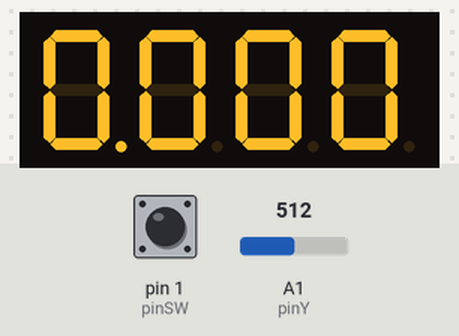
A sketch run on a simulated Arduino Uno, built with avr-gcc and run on an emulated ATmega328P. On the bench: 4-digit seven-segment display. Wiring (inferred from the names in the program): 4-digit 7-segment display, segments lit when HIGH: segments pin 12, pin 8, pin 5, pin 3, pin 2, pin 11, pin 6, pin 4; digit selects pin 7, pin 9, pin 10, pin 13. The inputs (shaded band) are chosen by the test bench; at power-on: A1 (pinY) = 512, pin 1 (pinSW) HIGH. The segment pins are drawn as the display they are named for.

Above: at 1.2 s.
1.3 s: A1 (pinY) set to 610
At 2.3 s:
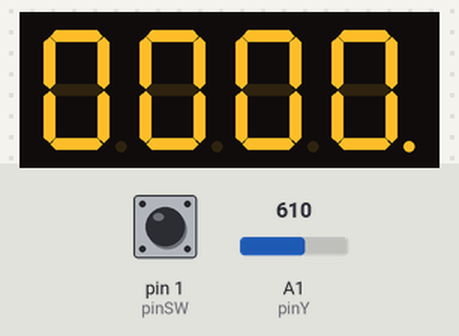
Timing chart, 0 to 4.3 s (numbered marks = the images above; inputs shaded):
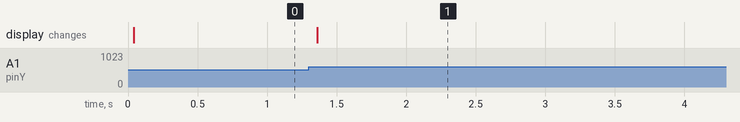

Measured:
- after the input at 1.3 s, the display: changes after 0.06 s (image 1)

The sketch:

joystickDigitsControl.ino
```cpp
const int pinA = 12;
const int pinB = 8;
const int pinC = 5;
const int pinD = 3;
const int pinE = 2;
const int pinF = 11;
const int pinG = 6;
const int pinDP = 4;
const int pinD1 = 7;
const int pinD2 = 9;
const int pinD3 = 10;
const int pinD4 = 13;

const int pinSW = 1;
const int pinX = A0;
const int pinY = A1;

int switchValue;
int xValue = 0;
int yValue = 0;

bool xJoyMoved = false;
bool yJoyMoved = false;
byte xDigit = 0;
byte yDigit = 0;

const int minTreshold = 400;
const int maxTreshold = 600;

const int segSize = 8;
const int noOfDisplays = 4;
const int noOfDigits = 10;

bool pressedButton = false;
int dpState = LOW;
int check = 0;

int v_dpStates[noOfDisplays] = {
  LOW, LOW, LOW, LOW
};

int v_digits[noOfDisplays] = {
  0, 0, 0, 0
};

int segments[segSize] = {
  pinA, pinB, pinC, pinD, pinE, pinF, pinG, pinDP
};

int digits[noOfDisplays] = {
  pinD1, pinD2, pinD3, pinD4
};

byte digitMatrix[noOfDigits][segSize - 1] = {
  {1, 1, 1, 1, 1, 1, 0}, // 0
  {0, 1, 1, 0, 0, 0, 0}, // 1
  {1, 1, 0, 1, 1, 0, 1}, // 2
  {1, 1, 1, 1, 0, 0, 1}, // 3
  {0, 1, 1, 0, 0, 1, 1}, // 4
  {1, 0, 1, 1, 0, 1, 1}, // 5
  {1, 0, 1, 1, 1, 1, 1}, // 6
  {1, 1, 1, 0, 0, 0, 0}, // 7
  {1, 1, 1, 1, 1, 1, 1}, // 8
  {1, 1, 1, 1, 0, 1, 1}  // 9
};

void displayNumber(byte digit) {
  for (int i = 0; i < segSize - 1; i++) {
    digitalWrite(segments[i], digitMatrix[digit][i]);
  }
  digitalWrite(segments[segSize - 1], dpState);
}

void showDigit(int num) {
  for (int i = 0; i < noOfDisplays; i++) {
      digitalWrite(digits[i], HIGH);
  }
  digitalWrite(digits[num], LOW);
}

void xMove() {
    xDigit = v_digits[yDigit];
    xValue = analogRead(pinX);
    if(xValue < minTreshold && xJoyMoved == false) {
      if(xDigit > 0) {
        xDigit--;
      }
      else {
        xDigit = 9;
      }
      xJoyMoved = true;
    }

    if(xValue > maxTreshold && xJoyMoved == false) {
      if(xDigit < 9) {
        xDigit++;
      }
      else {
        xDigit = 0;
      }
      xJoyMoved = true;
    }

    if(xValue >= minTreshold && xValue <= maxTreshold)
        xJoyMoved = false;
    v_digits[yDigit] = xDigit;
    delay(1);
}

void yMove() {
    yValue = analogRead(pinY);
    if(yValue < minTreshold && yJoyMoved == false) {
      if(yDigit < 3) {
            yDigit++;
      }
      else {
        yDigit = 0;
      }
        yJoyMoved = true;
    }

    if(yValue > maxTreshold && yJoyMoved == false) {
      if(yDigit > 0) {
            yDigit--;
      }
      else {
        yDigit = 3;
      }
      yJoyMoved = true;
    }

    if(yValue >= minTreshold && yValue <= maxTreshold) {
      yJoyMoved = false;
    }

    for(int i = 0; i < noOfDisplays; i++) {
      v_dpStates[i] = LOW;
    }

    v_dpStates[yDigit] = HIGH;
    delay(1);
}

void setup() {
  for (int i = 0; i < segSize; i++) {
    pinMode(segments[i], OUTPUT);
  }

  for (int i = 0; i < noOfDisplays; i++) {
    pinMode(digits[i], OUTPUT);
  }

  pinMode(pinSW, INPUT_PULLUP);
}

void loop() {
  switchValue = digitalRead(pinSW);

  if(switchValue == LOW && check == 0) {
      pressedButton = !pressedButton;
      check = 1;
  }

  if(switchValue == HIGH) {
    check = 0;
  }

  if(pressedButton == true) {
    xMove();
    delay(1);
  }
  else {
    yMove();
    delay(1);
  }

  for (int i = 0; i < noOfDisplays; i++) {
      dpState = v_dpStates[i];
      showDigit(i);
      displayNumber(v_digits[i]);
      delay(1);
   }
}
```
